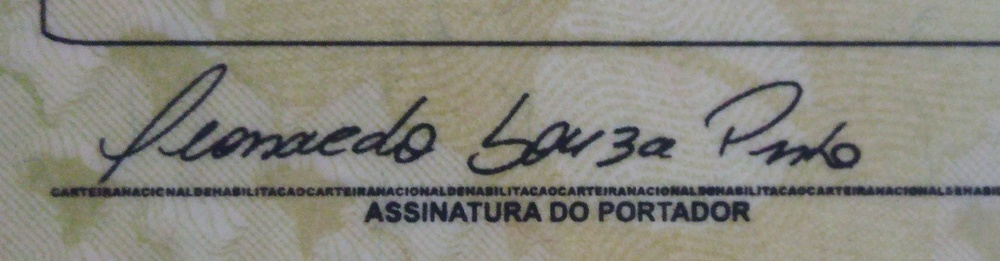
#> input picture cnh/input - Copia - Copia.jpg, 1000 x 261 px, shrunk from 2256 x 588 before the run
$ python -i trim.py   (imports and definitions only)   (older library calls are emulated)
#> lines starting #> are read from the running program, lines starting #| are printed output that depends on the picture
#> further down, picture is the input picture: shape (261, 1000, 3); mean B, G, R 125.6, 134.5, 135.4
import cv2
import numpy as np
from PIL import Image, ImageChops

def removeSombras(img):
    rgb_planes = cv2.split(img)
    result_planes = []
    result_norm_planes = []
    for plane in rgb_planes:
        dilated_img = cv2.dilate(plane, np.ones((3,3), np.uint8))
        bg_img = cv2.medianBlur(dilated_img, 21)
        diff_img = 255 - cv2.absdiff(plane, bg_img)

        diff_img2 = np.zeros(diff_img.shape)
        norm_img = cv2.normalize(diff_img, dst=diff_img2, alpha=0, beta=255, norm_type=cv2.NORM_MINMAX, dtype=cv2.CV_8UC1)
        result_planes.append(norm_img)
        result_norm_planes.append(norm_img)
#> this loop made 3 passes
#> pass 1, in removeSombras, `dilated_img = cv2.dilate(plane, np.ones((3,3), np.uint8))`:
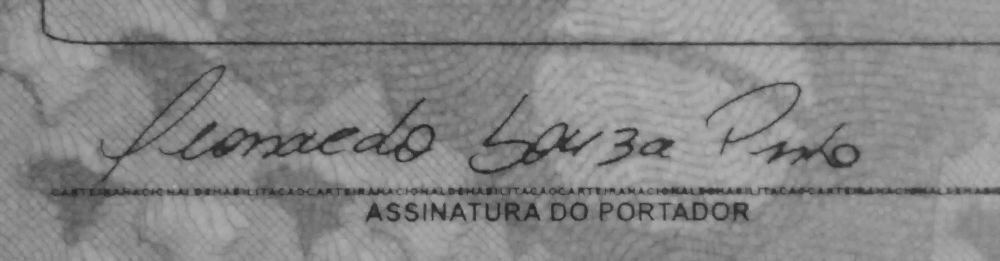
#> dilated_img: shape (261, 1000); min 37, max 177, mean 134.1
#> pass 1, in removeSombras, `bg_img = cv2.medianBlur(dilated_img, 21)`:
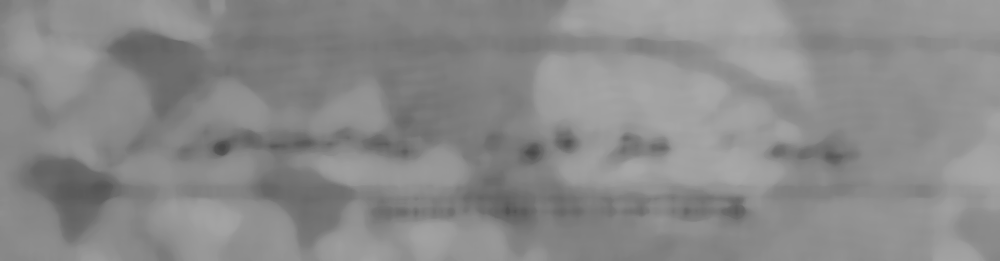
#> bg_img: shape (261, 1000); min 73, max 169, mean 137.4
#> pass 1, in removeSombras, `diff_img = 255 - cv2.absdiff(plane, bg_img)`:
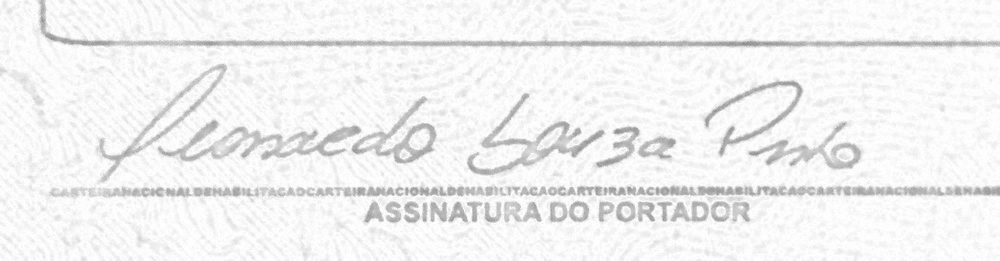
#> diff_img: shape (261, 1000); min 138, max 255, mean 241.1
#> pass 1, in removeSombras, `norm_img = cv2.normalize(diff_img, dst=diff_img2, alpha=0, beta=255, n..`:
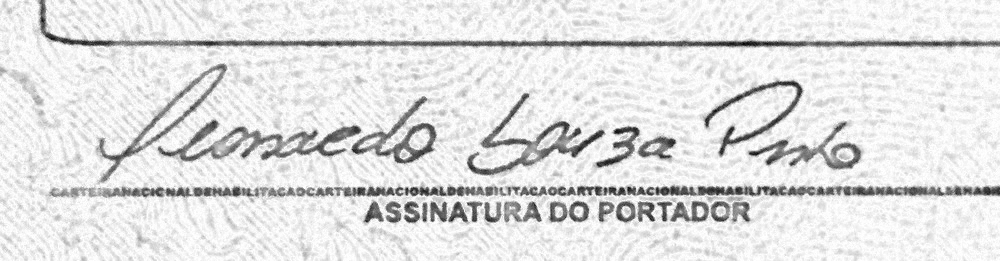
#> norm_img: shape (261, 1000); min 0, max 255, mean 224.7
#> after the loop: diff_img2: shape (261, 1000) float64; every value is 0
#> after the loop:
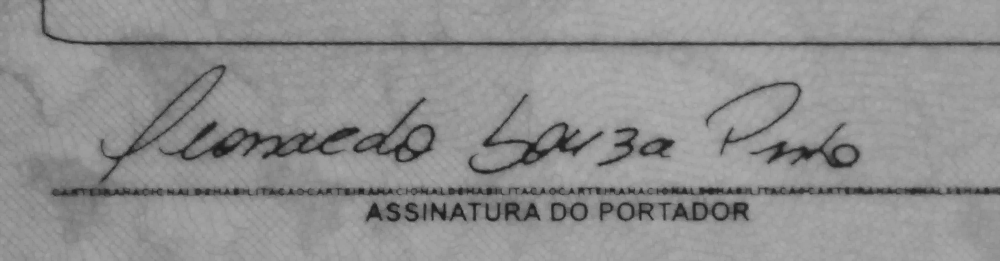
#> dilated_img: shape (261, 1000); min 27, max 176, mean 143.5
#> after the loop, result_norm_planes = 3 items; result_planes = 3 items

    result = cv2.merge(result_planes)
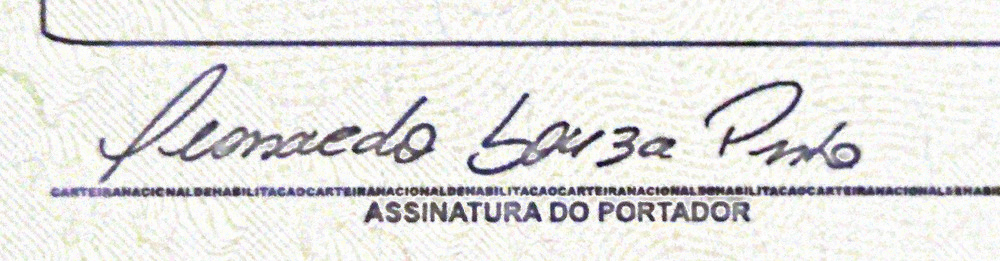
#> result: shape (261, 1000, 3); mean of channels 0, 1, 2 224.7, 226.9, 227.5; drawn as B, G, R
    #result_norm = cv2.merge(result_norm_planes)

    return result

def trim(path):
	im = Image.open(path)
	bg = Image.new(im.mode, im.size, im.getpixel((0,0)))
	diff = ImageChops.difference(im, bg)
	diff = ImageChops.add(diff, diff, 2.0, -100)
	bbox = diff.getbbox()
	if bbox:
		return im.crop(bbox).save('saida.jpg')


inputPath = 'saida.jpg'
# [1 line not run here, left out]
# [1 line that did not run here, left out]

# [2 lines not run here, left out]

#img = removeSombras(img)
#cv2.imwrite('semSombra.jpg', img)
#trim('semSombra.jpg')

>>> import cv2
>>> picture = cv2.imread('input - Copia - Copia.jpg')
>>> result = removeSombras(picture)

$ run again, on cnh/input.jpg
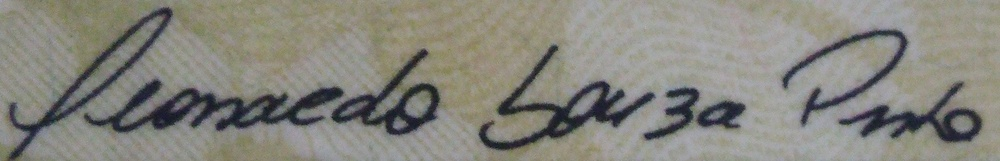
#> input picture cnh/input.jpg, 1000 x 161 px, shrunk from 1766 x 284 before the run
#> picture is the input picture: shape (161, 1000, 3); mean B, G, R 125.1, 133.2, 134.3
#> the loop in removeSombras, `for plane in rgb_planes:` made 3 passes
#> after the loop in removeSombras, `for plane in rgb_planes:`:
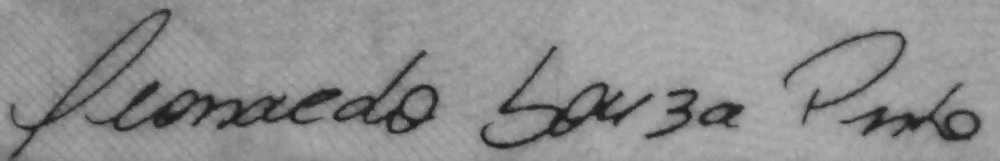
#> dilated_img: shape (161, 1000); min 26, max 181, mean 142.4
#> after the loop in removeSombras, `for plane in rgb_planes:`: result_norm_planes = 3 items
#> in removeSombras, `result = cv2.merge(result_planes)`:
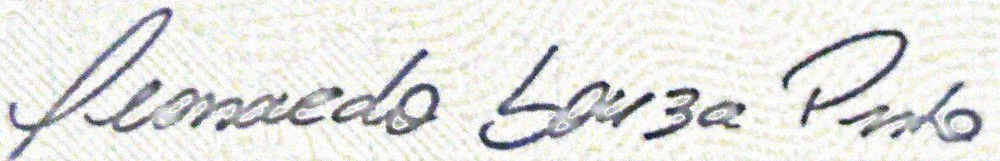
#> result: shape (161, 1000, 3); mean of channels 0, 1, 2 225, 228, 227.5; drawn as B, G, R
